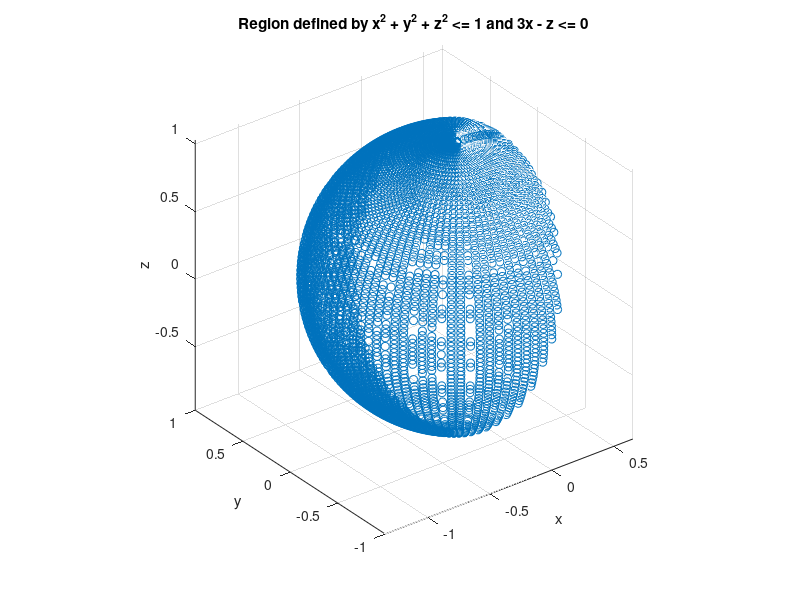

Reproduce this figure in MATLAB.
% Number of points
n = 100;

% Create a sphere
[x, y, z] = sphere(n);
x = x(:);
y = y(:);
z = z(:);

% Condition for the sphere
sphereCondition = x.^2 + y.^2 + z.^2 <= 1;

% Condition for the plane inequality
planeCondition = 3*x - z <= 0;

% Combine conditions
combinedCondition = sphereCondition & planeCondition;

% Plotting
figure;
hold on;
title('Region defined by x^2 + y^2 + z^2 <= 1 and 3x - z <= 0');
xlabel('x');
ylabel('y');
zlabel('z');

% Plot the whole sphere with low opacity
%scatter3(x(sphereCondition), y(sphereCondition), z(sphereCondition), '.', 'MarkerEdgeAlpha', 0.1);

% Highlight the region satisfying both conditions
scatter3(x(combinedCondition), y(combinedCondition), z(combinedCondition), 'r.');

% Adjust the view
view(3);
axis equal;
grid on;

hold off;
